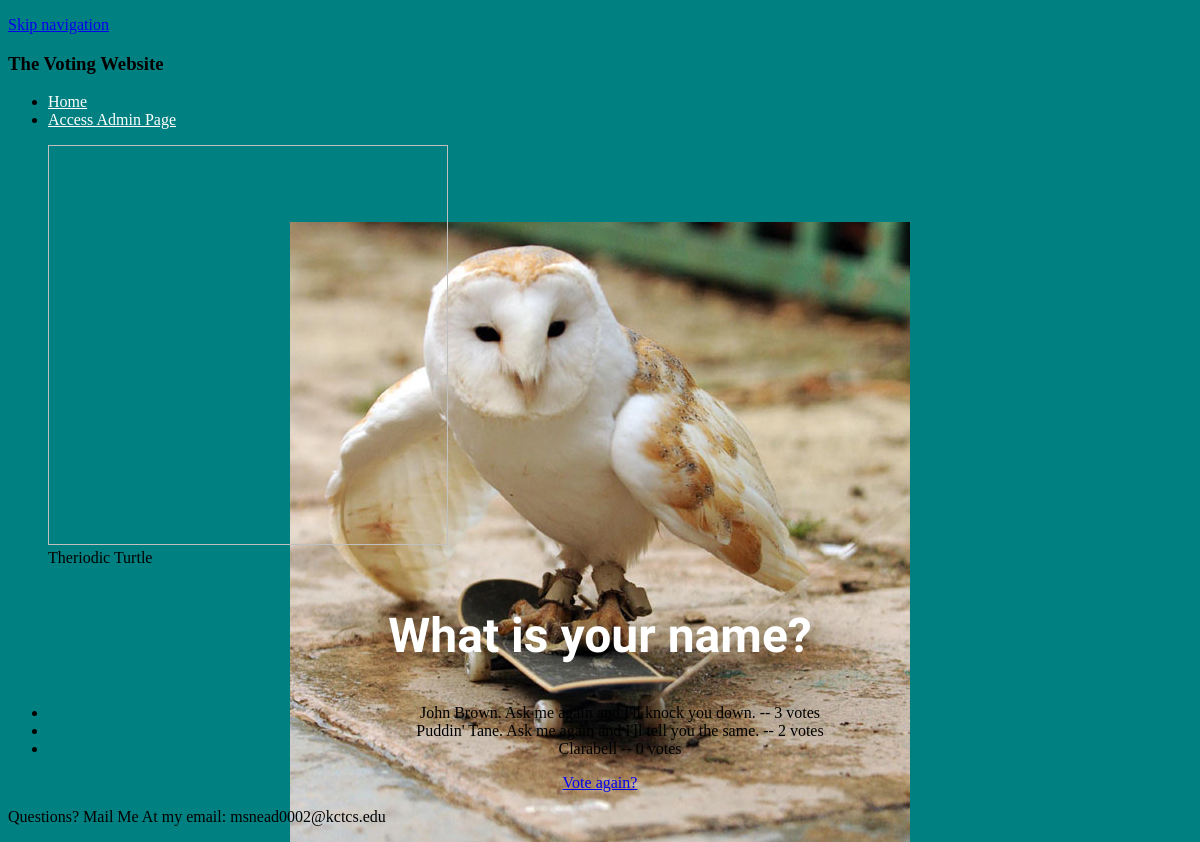
Screenshot of /polls/3/results/ with the database file from the repository.
### polls/models.py (models this page shows, shortened)
@python_2_unicode_compatible  # only if you need to support Python 2
class Question(models.Model):
    question_text = models.CharField(max_length=200)
    pub_date = models.DateTimeField('date published')
    def was_published_recently(self):
        now = timezone.now()
        return now - datetime.timedelta(days=1) <= self.pub_date <= now
    was_published_recently.admin_order_field = 'pub_date'
    was_published_recently.boolean = True
    was_published_recently.short_description = 'Published recently?'

@python_2_unicode_compatible  # only if you need to support Python 2
class Choice(models.Model):
    question = models.ForeignKey(Question, on_delete=models.CASCADE)
    choice_text = models.CharField(max_length=200)
    votes = models.IntegerField(default=0)

### polls/views.py (the view)
# urls.py: url(r'^(?P<pk>[0-9]+)/results/$', views.ResultsView.as_view(), name='results'),
class ResultsView(generic.DetailView):
    model = Question
    template_name = 'polls/results.html'

### polls/templates/polls/results.html (shortened to what this page needs)
{% load staticfiles %}
<!DOCTYPE html>
<html lang="en">
   <head>
	  <link rel="stylesheet" type="text/css" href="{% static 'polls/style.css' %}" />
   </head>
   <body>
		<div class="container">
			<p class="skipnavigation"><a href="#contentstart">Skip navigation</a></p>
			<header>
				<h3>The Voting Website</h3>
			</header>
			<nav class = "sitenavigation">
				<ul>
					<li><a href = "http://127.0.0.1:8000/polls/">Home<a></li>
					<li><a href = "http://127.0.0.1:8000/admin/">Access Admin Page<a></li>
				</ul>
			</nav>
			<article>
				<figure class="turtle">
					<img href="{% static 'polls/background.jpg' %}" width="400" height="400" alt="">
					<figcaption>Theriodic Turtle</figcaption>
				</figure>
				<div>
					<h1>{{ question.question_text }}</h1>
					<center>
					<ul>
					{% for choice in question.choice_set.all %}
						<li>{{ choice.choice_text }} -- {{ choice.votes }} vote{{ choice.votes|pluralize }}</li>
					{% endfor %}
					</ul>
					<a href="{% url 'polls:detail' question.id %}">Vote again?</a>
					</center>
				</div>
			</article>
			<footer>
				<p>Questions? Mail Me At my email: msnead0002@kctcs.edu</a></p>
			</footer>
		</div>
   </body>

### polls/static/polls/style.css (style rules this page uses)
li a { color: white; }
body { background: teal url("images/background.JPG") no-repeat center bottom; }
h1 { color: White; font-family: "pinyon script", "times new roman", sans-serif; font-style: itallic; text-align: center; font-size: 3em; }

### rows the page displays
Question: question_text "What is your name?"
Choice: choice_text "John Brown. Ask me again and I'll knock you down.", votes "3"
Choice: choice_text "Puddin' Tane. Ask me again and I'll tell you the same.", votes "2"
Choice: choice_text "Clarabell", votes "0"
